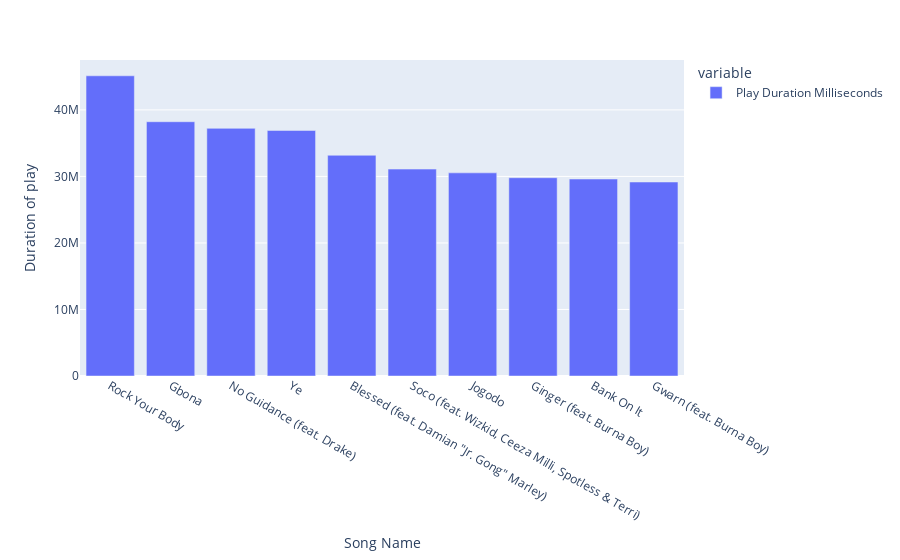

Source (notebook cell):
### Code cell
fig = px.bar(data_frame=top_10_playtime,labels={'index':'Song Names','value':'Duration of play'})
fig.show()

### Figure 1 — Plotly figure (JSON) as saved in the notebook; plotly's stock layout.template omitted (floating-point values rounded to 4 significant figures)
{"data": [{"alignmentgroup": "True", "hovertemplate": "variable=Play Duration Milliseconds<br>Song Name=%{x}<br>Duration of play=%{y}<extra></extra>", "legendgroup": "Play Duration Milliseconds", "marker": {"color": "#636efa", "pattern": {"shape": ""}}, "name": "Play Duration Milliseconds", "offsetgroup": "Play Duration Milliseconds", "orientation": "v", "showlegend": true, "textposition": "auto", "type": "bar", "x": ["Rock Your Body", "Gbona", "No Guidance (feat. Drake)", "Ye", "Blessed (feat. Damian \"Jr. Gong\" Marley)", "Soco (feat. Wizkid, Ceeza Milli, Spotless & Terri)", "Jogodo", "Ginger (feat. Burna Boy)", "Bank On It", "Gwarn (feat. Burna Boy)"], "xaxis": "x", "y": [45125975, 38223743, 37226930, 36905884, 33177783, 31101138, 30536288, 29804814, 29610030, 29160108], "yaxis": "y"}], "layout": {"barmode": "relative", "legend": {"title": {"text": "variable"}, "tracegroupgap": 0}, "margin": {"t": 60}, "xaxis": {"anchor": "y", "domain": [0, 1], "title": {"text": "Song Name"}}, "yaxis": {"anchor": "x", "domain": [0, 1], "title": {"text": "Duration of play"}}}}
